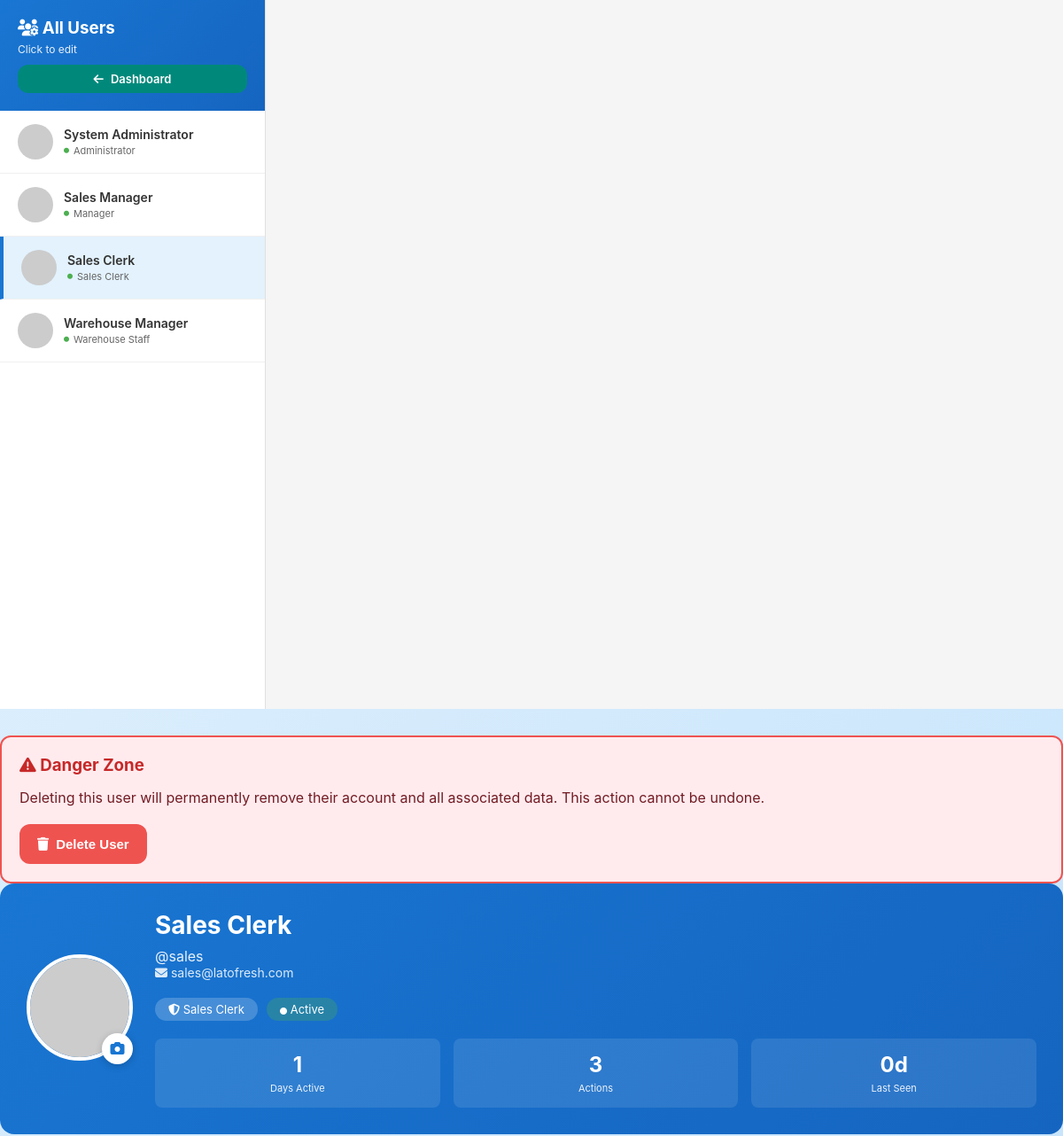
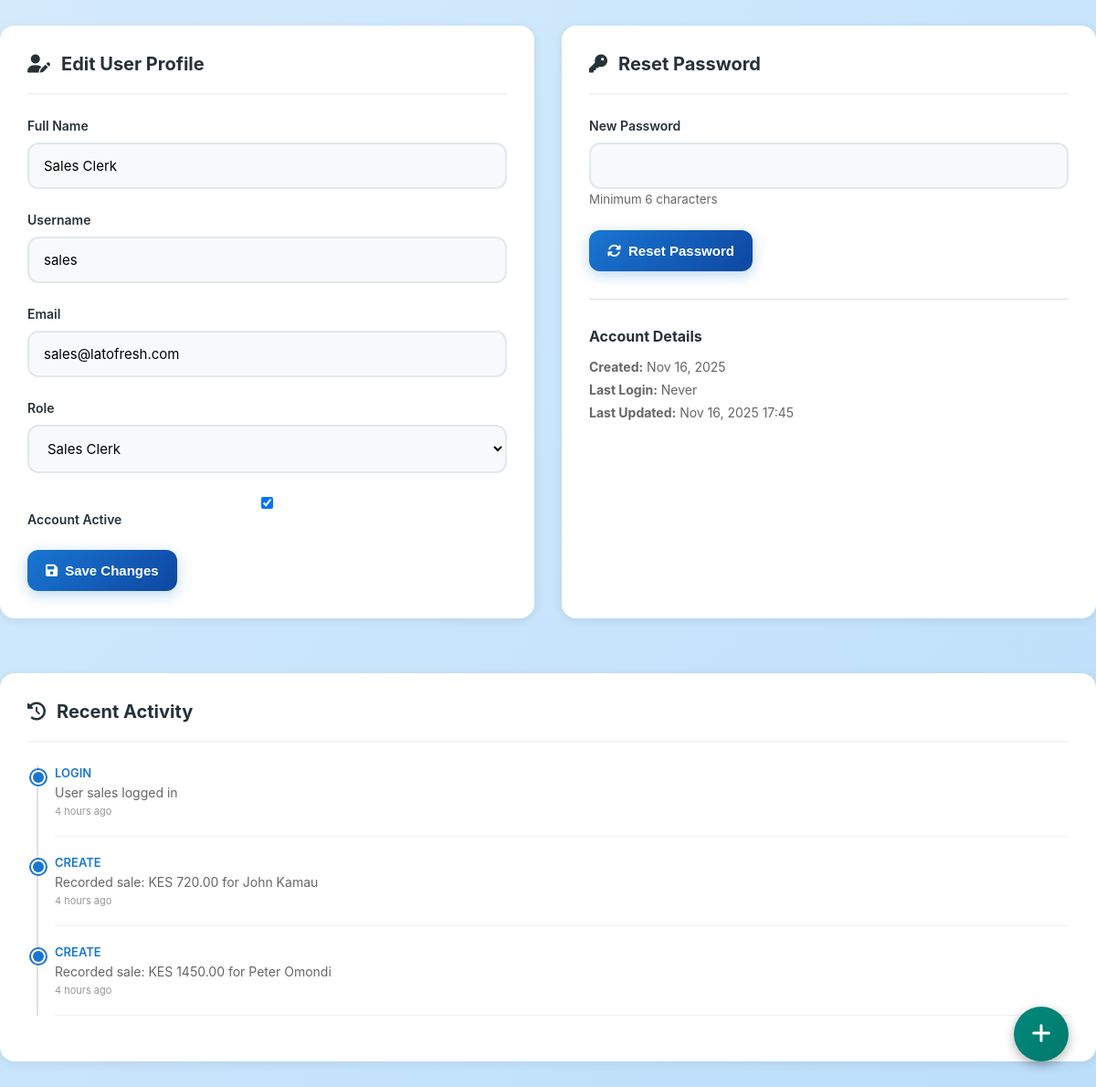
Screenshot of /admin_users.php?user_id=3 (signed in) with the database file from the repository (2 pictures, top to bottom).
### tables this page shows
CREATE TABLE IF NOT EXISTS users (
    id INT AUTO_INCREMENT PRIMARY KEY,
    username VARCHAR(50) UNIQUE NOT NULL,
    password VARCHAR(255) NOT NULL,
    full_name VARCHAR(100) NOT NULL,
    email VARCHAR(100) UNIQUE NOT NULL,
    role ENUM('admin', 'sales', 'warehouse', 'manager') NOT NULL,
    active TINYINT(1) DEFAULT 1,
    profile_image VARCHAR(255) NULL,
    last_login DATETIME,
    created_at TIMESTAMP DEFAULT CURRENT_TIMESTAMP,
    updated_at TIMESTAMP DEFAULT CURRENT_TIMESTAMP ON UPDATE CURRENT_TIMESTAMP,
    INDEX idx_username (username),
    INDEX idx_role (role),
    INDEX idx_active (active)
);

CREATE TABLE IF NOT EXISTS audit_logs (
    id INT AUTO_INCREMENT PRIMARY KEY,
    action VARCHAR(50) NOT NULL,
    description TEXT NOT NULL,
    user VARCHAR(50) NOT NULL,
    created_at TIMESTAMP DEFAULT CURRENT_TIMESTAMP,
    INDEX idx_action (action),
    INDEX idx_user (user),
    INDEX idx_created (created_at)
);

### config.php (called while the page is built, shortened)
<?php
class Database {
    private static $instance = null;
    private $conn;
    private function __construct() {
        try {
            $this->conn = new mysqli(DB_HOST, DB_USER, DB_PASS, DB_NAME);
            $this->conn->set_charset("utf8mb4");
        } catch (Exception $e) {
            die("Database Connection Error: " . $e->getMessage());
        }
    }
    public static function getInstance() {
        if (self::$instance == null) {
            self::$instance = new Database();
        }
        return self::$instance;
    }
    public function query($sql) {
        return $this->conn->query($sql);
    }
}
function time_ago($datetime) {
    $timestamp = strtotime($datetime);
    $difference = time() - $timestamp;
    if ($difference < 60) {
        return $difference . ' seconds ago';
    } elseif ($difference < 3600) {
        return floor($difference / 60) . ' minutes ago';
    } elseif ($difference < 86400) {
        return floor($difference / 3600) . ' hours ago';
    } elseif ($difference < 604800) {
        return floor($difference / 86400) . ' days ago';
    } else {
        return date('M d, Y', $timestamp);
    }
}
function get_role_display($role) {
    $roles = [
        'admin' => 'Administrator',
        'sales' => 'Sales Clerk',
        'warehouse' => 'Warehouse Staff',
        'manager' => 'Manager'
    ];
    return $roles[$role] ?? $role;
}
$db = Database::getInstance();
?>

### admin_users.php (the view, shortened to what this page needs)
<?php
require_once 'config.php';
$edit_user_id = isset($_GET['user_id']) ? intval($_GET['user_id']) : 0;
$user_data = $db->query("SELECT * FROM users WHERE id = $edit_user_id")->fetch_assoc();
$profile_image = 'https://ui-avatars.com/api/?name=' . urlencode($user_data['full_name']) . '&size=150&background=1976d2&color=fff&bold=true';
$all_users = $db->query("SELECT id, username, full_name, role, active, profile_image FROM users ORDER BY username");
$activity_stats = $db->query("SELECT
    COUNT(DISTINCT DATE(created_at)) as days_active,
    COUNT(*) as total_actions,
    MAX(created_at) as last_activity
    FROM audit_logs
    WHERE user = '{$user_data['username']}'")->fetch_assoc();
$recent_activity = $db->query("SELECT action, description, created_at
    FROM audit_logs
    WHERE user = '{$user_data['username']}'
    ORDER BY created_at DESC
    LIMIT 10");
?>
<!DOCTYPE html>
<html lang="en">
<head>
    <link rel="stylesheet" href="https://cdnjs.cloudflare.com/ajax/libs/font-awesome/6.4.0/css/all.min.css">
    <link rel="stylesheet" href="assets/css/style.css">
</head>
<body>
    <div class="admin-container">
        <div class="users-sidebar">
            <div class="users-sidebar-header">
                <h3><i class="fas fa-users-cog"></i> All Users</h3>
                <p style="font-size: 12px; opacity: 0.9; margin-top: 5px;">Click to edit</p>
                <a href="index.php" class="btn btn-secondary btn-small" style="margin-top: 10px; width: 100%;">
                    <i class="fas fa-arrow-left"></i> Dashboard
                </a>
            </div>
            <?php while ($user = $all_users->fetch_assoc()):
                $user_avatar = 'https://ui-avatars.com/api/?name=' . urlencode($user['full_name']) . '&size=40&background=1976d2&color=fff';
                $is_active = ($user['id'] == $edit_user_id) ? 'active' : '';
            ?>
            <div class="user-list-item <?php echo $is_active; ?>" onclick="window.location.href='admin_users.php?user_id=<?php echo $user['id']; ?>'">
                <img src="<?php echo $user_avatar; ?>" class="user-list-avatar" alt="Avatar">
                <div class="user-list-info">
                    <div class="user-list-name"><?php echo htmlspecialchars($user['full_name']); ?></div>
                    <div class="user-list-role">
                        <i class="fas fa-circle" style="font-size: 6px; color: <?php echo $user['active'] ? '#4caf50' : '#999'; ?>;"></i>
                        <?php echo get_role_display($user['role']); ?>
                    </div>
                </div>
            </div>
            <?php endwhile; ?>
        </div>
        <div class="user-content">
                </div>
            </div>
            <?php if ($edit_user_id != $_SESSION['user_id']): ?>
            <div class="danger-zone">
                <h3 style="color: #c62828; margin-bottom: 15px;">
                    <i class="fas fa-exclamation-triangle"></i> Danger Zone
                </h3>
                <p style="color: #721c24; margin-bottom: 20px;">
                    Deleting this user will permanently remove their account and all associated data. This action cannot be undone.
                </p>
                <button onclick="deleteUser(<?php echo $edit_user_id; ?>)" class="btn btn-danger">
                    <i class="fas fa-trash"></i> Delete User
                </button>
            </div>
            <?php endif; ?>
    <button class="add-user-btn" onclick="openAddUserModal()">
        <i class="fas fa-plus"></i>
    </button>
</body>
</html>
            <div class="profile-header-admin">
                <div class="profile-image-container">
                    <img src="<?php echo htmlspecialchars($profile_image); ?>" alt="Profile" class="profile-image" id="profilePreview">
                    <form method="POST" enctype="multipart/form-data" id="imageForm" style="display: inline;">
                        <label for="imageInput" class="profile-image-upload">
                            <i class="fas fa-camera" style="color: #1976d2;"></i>
                        </label>
                    </form>
                </div>
                <div class="profile-info" style="flex: 1;">
                    <h1><?php echo htmlspecialchars($user_data['full_name']); ?></h1>
                    <p style="font-size: 16px; opacity: 0.9;">@<?php echo htmlspecialchars($user_data['username']); ?></p>
                    <p style="font-size: 14px; opacity: 0.85;"><i class="fas fa-envelope"></i> <?php echo htmlspecialchars($user_data['email']); ?></p>
                    <div style="display: flex; gap: 10px; margin-top: 10px;">
                        <span class="profile-badge">
                            <i class="fas fa-shield-alt"></i> <?php echo get_role_display($user_data['role']); ?>
                        </span>
                        <span class="profile-badge" style="background: <?php echo $user_data['active'] ? 'rgba(76,175,80,0.3)' : 'rgba(239,83,80,0.3)'; ?>">
                            <i class="fas fa-circle" style="font-size: 8px;"></i>
                            <?php echo $user_data['active'] ? 'Active' : 'Inactive'; ?>
                        </span>
                    </div>
                    <div class="stats-mini">
                        <div class="stat-mini">
                            <div class="stat-mini-value"><?php echo $activity_stats['days_active']; ?></div>
                            <div class="stat-mini-label">Days Active</div>
                        </div>
                        <div class="stat-mini">
                            <div class="stat-mini-value"><?php echo $activity_stats['total_actions']; ?></div>
                            <div class="stat-mini-label">Actions</div>
                        </div>
                        <div class="stat-mini">
                            <div class="stat-mini-value">
                                <?php
                                if ($activity_stats['last_activity']) {
                                    $days = floor((time() - strtotime($activity_stats['last_activity'])) / 86400);
                                    echo $days . 'd';
                                } else {
                                    echo 'Never';
                                }
                                ?>
                            </div>
                            <div class="stat-mini-label">Last Seen</div>
                        </div>
                    </div>
                </div>
            </div>
            <div style="display: grid; grid-template-columns: 1fr 1fr; gap: 30px; margin-bottom: 30px;">
                <div class="panel">
                    <div class="panel-header">
                        <div class="panel-title"><i class="fas fa-user-edit"></i> Edit User Profile</div>
                    </div>
                    <form method="POST">
                        <div class="form-group">
                            <label>Full Name</label>
                            <input type="text" name="full_name" value="<?php echo htmlspecialchars($user_data['full_name']); ?>" required>
                        </div>
                        <div class="form-group">
                            <label>Username</label>
                            <input type="text" name="username" value="<?php echo htmlspecialchars($user_data['username']); ?>" required>
                        </div>
                        <div class="form-group">
                            <label>Email</label>
                            <input type="email" name="email" value="<?php echo htmlspecialchars($user_data['email']); ?>" required>
                        </div>
                        <div class="form-group">
                            <label>Role</label>
                            <select name="role" required>
                                <option value="sales" <?php echo $user_data['role'] == 'sales' ? 'selected' : ''; ?>>Sales Clerk</option>
                            </select>
                        </div>
                        <div class="form-group">
                            <label>
                                <input type="checkbox" name="active" <?php echo $user_data['active'] ? 'checked' : ''; ?>>
                                Account Active
                            </label>
                        </div>
                        <button type="submit" name="update_profile" class="btn btn-primary">
                            <i class="fas fa-save"></i> Save Changes
                        </button>
                    </form>
                </div>
                <div class="panel">
                    <div class="panel-header">
                        <div class="panel-title"><i class="fas fa-key"></i> Reset Password</div>
                    </div>
                    <form method="POST">
                        <div class="form-group">
                            <label>New Password</label>
                            <input type="password" name="new_password" required minlength="6">
                            <small style="color: #666;">Minimum 6 characters</small>
                        </div>
                        <button type="submit" name="reset_password" class="btn btn-primary">
                            <i class="fas fa-sync-alt"></i> Reset Password
                        </button>
                    </form>
                    <div style="margin-top: 30px; padding-top: 30px; border-top: 1px solid #e0e0e0;">
                        <h4 style="margin-bottom: 15px;">Account Details</h4>
                        <div style="font-size: 14px; color: #666;">
                            <p style="margin: 8px 0;">
                                <strong>Created:</strong> <?php echo date('M d, Y', strtotime($user_data['created_at'])); ?>
                            </p>
                            <p style="margin: 8px 0;">
                                <strong>Last Login:</strong> <?php echo $user_data['last_login'] ? date('M d, Y H:i', strtotime($user_data['last_login'])) : 'Never'; ?>
                            </p>
                            <p style="margin: 8px 0;">
                                <strong>Last Updated:</strong> <?php echo date('M d, Y H:i', strtotime($user_data['updated_at'])); ?>
                            </p>
                        </div>
                    </div>
                </div>
            </div>
            <div class="panel">
                <div class="panel-header">
                    <div class="panel-title"><i class="fas fa-history"></i> Recent Activity</div>
                </div>
                <div class="activity-timeline">
                    <?php if ($recent_activity->num_rows > 0): ?>
                        <?php while ($activity = $recent_activity->fetch_assoc()): ?>
                        <div class="activity-item">
                            <div class="activity-action"><?php echo htmlspecialchars($activity['action']); ?></div>
                            <div class="activity-desc"><?php echo htmlspecialchars($activity['description']); ?></div>
                            <div class="activity-time"><?php echo time_ago($activity['created_at']); ?></div>
                        </div>
                        <?php endwhile; ?>
                    <?php endif;

### assets/css/style.css (style rules this page uses)
* { margin: 0; padding: 0; box-sizing: border-box; }
:root { --primary: #1976d2; --primary-light: #42a5f5; --primary-dark: #0d47a1; --secondary: #00897b; --accent: #ffa726; --danger: #ef5350; --success: #66bb6a; --warning: #ffa726; --bg-light: #f5f7fa; --text-dark: #263238; --text-light: #546e7a; --white: #ffffff; --shadow: 0 2px 12px rgba(0,0,0,0.08); --shadow-lg: 0 4px 20px rgba(0,0,0,0.12); --border-radius: 12px; }
body { font-family: 'Inter', 'Segoe UI', Tahoma, Geneva, Verdana, sans-serif; background: linear-gradient(135deg, #e3f2fd 0%, #bbdefb 100%); color: var(--text-dark); min-height: 100vh; }
.form-group { margin-bottom: 25px; position: relative; }
.form-group label { display: block; margin-bottom: 10px; color: var(--text-dark); font-weight: 600; font-size: 14px; }
.form-group input, .form-group select, .form-group textarea { width: 100%; padding: 14px 16px; border: 2px solid #e1e8ed; border-radius: var(--border-radius); font-family: inherit; font-size: 15px; transition: all 0.3s; background: #f8f9fa; }
.btn { padding: 14px 20px; border: none; border-radius: var(--border-radius); font-size: 15px; font-weight: 600; cursor: pointer; transition: all 0.3s; display: inline-flex; align-items: center; justify-content: center; gap: 8px; text-decoration: none; }
.btn-primary { background: linear-gradient(135deg, var(--primary) 0%, var(--primary-dark) 100%); color: var(--white); box-shadow: 0 4px 15px rgba(25, 118, 210, 0.3); }
.btn-secondary { background: var(--secondary); color: var(--white); }
.btn-danger { background: var(--danger); color: var(--white); }
.btn-small { padding: 8px 16px; font-size: 13px; }
.panel { background: var(--white); border-radius: 16px; box-shadow: var(--shadow); padding: 30px; margin-bottom: 30px; }
.panel-header { display: flex; justify-content: space-between; align-items: center; margin-bottom: 25px; padding-bottom: 20px; border-bottom: 2px solid #f0f3f7; }
.panel-title { font-size: 20px; font-weight: 700; color: var(--text-dark); display: flex; align-items: center; gap: 12px; }

### rows the page displays
users: full_name "System Administrator", active 1 (drawn), role "Administrator"
users: full_name "Sales Manager", active 1 (drawn), role "Manager"
users: full_name "Sales Clerk", role "Sales Clerk", username "sales", email "sales@latofresh.com", active "☑", created_at "Nov 16, 2025", updated_at "Nov 16, 2025 17:45"
users: full_name "Warehouse Manager", active 1 (drawn), role "Warehouse Staff"
audit_logs: action "LOGIN", description "User sales logged in", created_at "4 hours ago"
audit_logs: action "CREATE", description "Recorded sale: KES 720.00 for John Kamau", created_at "4 hours ago"
audit_logs: action "CREATE", description "Recorded sale: KES 1450.00 for Peter Omondi", created_at "4 hours ago"

### other values shown
$activity_stats['days_active'] "1"
$activity_stats['total_actions'] "3"
$days "0"
